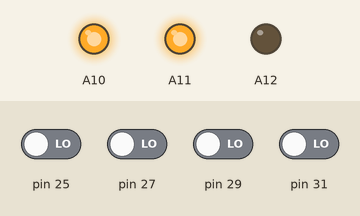
Simulated run of this sketch. Board: Arduino Mega 2560, built with avr-gcc and run on an emulated ATmega2560. On the bench: output pins drawn as LEDs (lit = HIGH). Inputs (shaded band) come from the test bench; at power-on: pin 25, pin 27, pin 29, pin 31 LOW.

Above: at 1.8 s.
1.9 s: pin 25 driven HIGH
At 3.2 s:
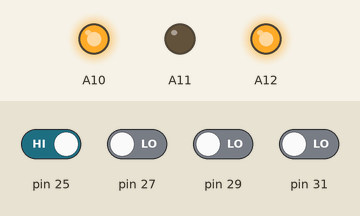
3.5 s: pin 27 driven HIGH
At 5.0 s:
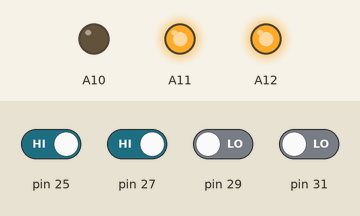
5.5 s: pin 27 driven LOW
At 6.5 s:
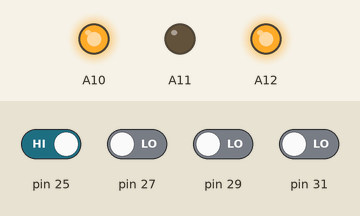
7.5 s: pin 25 driven LOW
At 9.2 s:
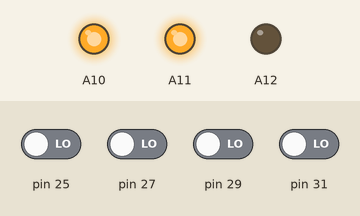
9.5 s: pin 25 driven HIGH and pin 27 driven HIGH and pin 29 driven HIGH
At 10.7 s:
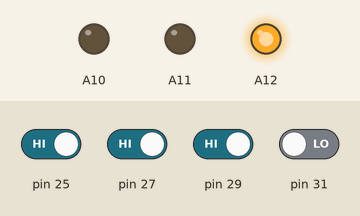
Timing chart, 0 to 12.5 s (numbered marks = the images above; inputs shaded):
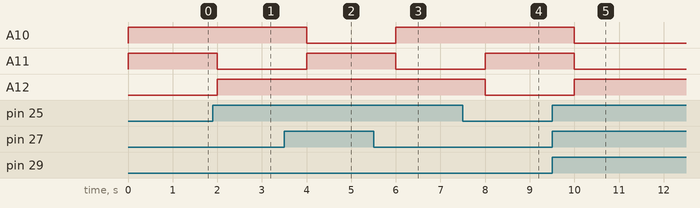

Measured:
- after the input at 1.9 s, A11: HIGH → LOW after 0.10 s; A12: LOW → HIGH after 0.10 s
- after the input at 3.5 s, A10: HIGH → LOW after 0.50 s; A11: LOW → HIGH after 0.50 s
- after the input at 5.5 s, A10: LOW → HIGH after 0.50 s; A11: HIGH → LOW after 0.50 s
- after the input at 7.5 s, A11: LOW → HIGH after 0.50 s; A12: HIGH → LOW after 0.50 s
- after the input at 9.5 s, A10, A11: HIGH → LOW after 0.50 s; A12: LOW → HIGH after 0.50 s

The sketch:

switch_test.ino
```cpp
#include<RGB.h>
#include<CK008.h>

RGB rgbLight(A10, A11, A12);
CK008 switch1(25);
CK008 switch2(27);
CK008 switch3(29);
CK008 switch4(31);

void setup()
{

}

void loop()
{
    if(switch1.detect() == NOT_TOUCHED && switch2.detect() == NOT_TOUCHED && switch3.detect() == NOT_TOUCHED && switch4.detect() == NOT_TOUCHED)
    {
        rgbLight.white();
    }
    else
    {
        if(switch1.detect() == TOUCHED)
            rgbLight.blue();
        else if(switch2.detect() == TOUCHED)
            rgbLight.green();
        else if(switch3.detect() == TOUCHED)
            rgbLight.red();
        else if(switch4.detect() == TOUCHED)
            rgbLight.yellow();
        delay(1000);
    }
}
```
